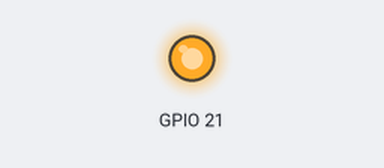
A program run on a simulated Raspberry Pi (BCM pin numbers). Parts: output pins drawn as LEDs (lit = HIGH).

Above: at 1.0 s.
At 3.0 s:
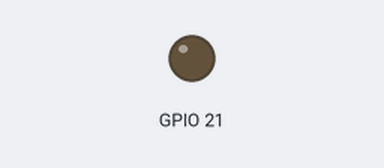
Timing chart, 0 to 5.2 s (numbered marks = the images above):
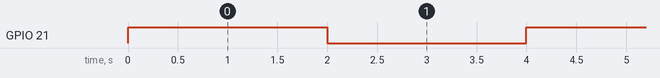

The program:

gpio21_led.py
```python
#!/usr/bin/python
import RPi.GPIO as GPIO
from time import sleep

GPIO.setmode(GPIO.BCM)
GPIO.setup(21, GPIO.OUT)
for x in range(10000):
  GPIO.output(21,1)
  sleep(2)
  GPIO.output(21,0)
  sleep(2)
GPIO.cleanup()
```

Measured:
- by itself, GPIO 21: alternates HIGH for 2.0 s and LOW for 2.0 s
